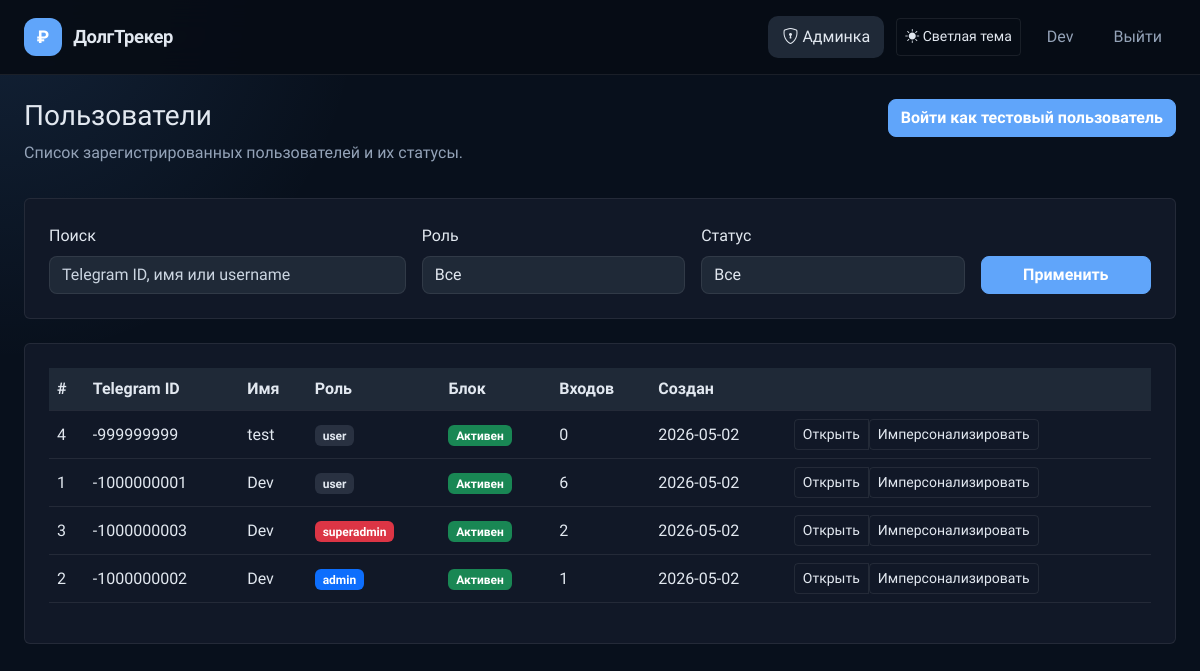
Before: /admin/users (signed in) with the older database file.
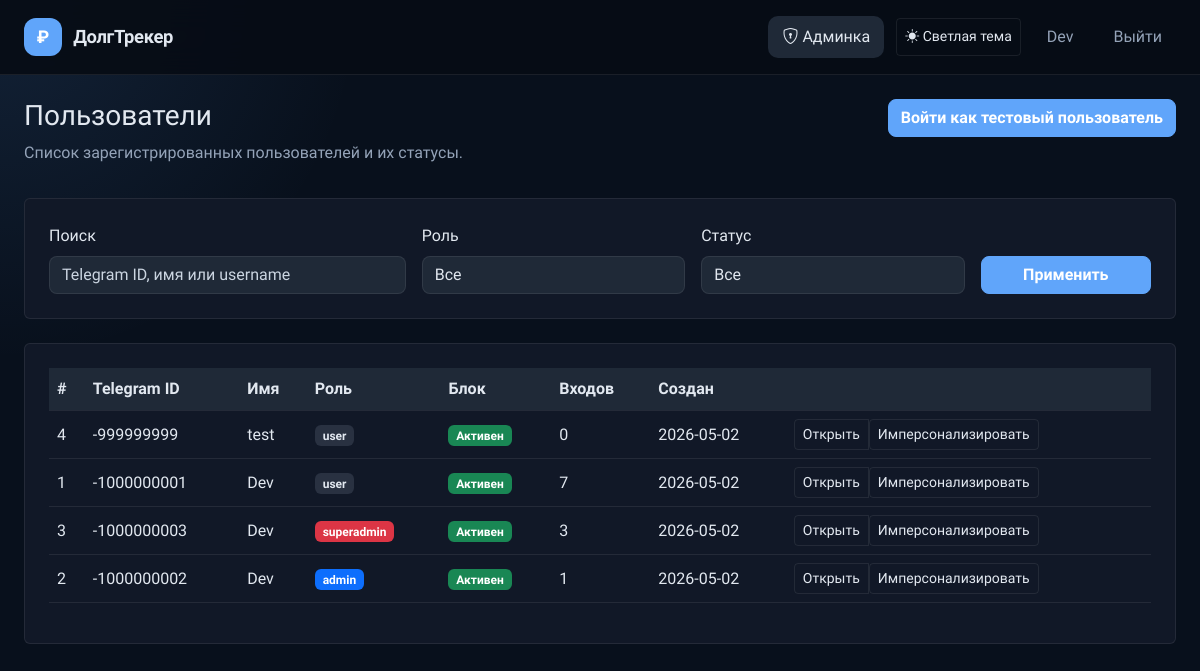
After: the same page with the newer database file.
### app/models.py (models this page shows, shortened)
class User(UserMixin, db.Model):
    __tablename__ = 'users'
    id = db.Column(db.Integer, primary_key=True)
    telegram_id = db.Column(db.BigInteger, unique=True, nullable=False)
    username = db.Column(db.String(80), nullable=True)
    first_name = db.Column(db.String(100), nullable=True)
    last_name = db.Column(db.String(100), nullable=True)
    photo_url = db.Column(db.String(255), nullable=True)
    auth_date = db.Column(db.DateTime, nullable=True)
    created_at = db.Column(db.DateTime, default=datetime.utcnow, nullable=False)
    role = db.Column(db.Enum('user', 'admin', 'superadmin'), nullable=False, default='user')
    is_blocked = db.Column(db.Boolean, default=False, nullable=False)
    last_login_ip = db.Column(db.String(100), nullable=True)
    last_user_agent = db.Column(db.Text, nullable=True)
    login_count = db.Column(db.Integer, default=0, nullable=False)
    debts = db.relationship('Debt', back_populates='user', lazy=True, cascade='all, delete-orphan')
    incomes = db.relationship('Income', back_populates='user', lazy=True, cascade='all, delete-orphan')
    expenses = db.relationship('Expense', back_populates='user', lazy=True, cascade='all, delete-orphan')
    activity_logs = db.relationship('ActivityLog', back_populates='user', lazy=True, cascade='all, delete-orphan')
    @property
    def is_admin(self):
        return self.role in ('admin', 'superadmin')
    @property
    def is_superadmin(self):
        return self.role == 'superadmin'

### app/routes/admin.py (the view, shortened to what this page needs)
    @app.route('/admin/users')
    @admin_required
    def admin_users():
        role_filter = request.args.get('role')
        status_filter = request.args.get('status')
        search_query = (request.args.get('q') or '').strip()
        users_query = User.query
        if role_filter in ('user', 'admin', 'superadmin'):
            users_query = users_query.filter_by(role=role_filter)
        if status_filter == 'blocked':
            users_query = users_query.filter_by(is_blocked=True)
        elif status_filter == 'active':
            users_query = users_query.filter_by(is_blocked=False)
        users = users_query.order_by(User.role.desc(), User.created_at.desc()).all()
        return render_template('admin_users.html', users=users, role_filter=role_filter, status_filter=status_filter, q=search_query)

### app/utils.py (called while the page is built)
def get_setting(key, default=None):
    try:
        setting = AppSetting.query.filter_by(key=key).first()
        return setting.value if setting else default
    except Exception:
        return default

def get_dictionary_values(dictionary_type):
    try:
        entries = DictionaryEntry.query.filter_by(dictionary_type=dictionary_type, is_active=True).order_by(DictionaryEntry.value.asc()).all()
        return [entry.value for entry in entries]
    except Exception:
        return []

def admin_required(view):
    @wraps(view)
    def wrapper(*args, **kwargs):
        if not getattr(current_user, 'is_authenticated', False) or not getattr(current_user, 'is_admin', False):
            return redirect(url_for('index'))
        return view(*args, **kwargs)
    return wrapper

### templates/admin_users.html (shortened to what this page needs)
{% extends 'base.html' %}
{% block content %}
<div class="d-flex justify-content-between align-items-start mb-3">
    <div>
        <h1 class="h3">Пользователи</h1>
        <p class="text-muted">Список зарегистрированных пользователей и их статусы.</p>
    </div>
    <form method="post" action="{{ url_for('admin_impersonate_test') }}">
        <button type="submit" class="btn btn-primary">Войти как тестовый пользователь</button>
    </form>
</div>
<div class="card p-4 mb-4">
    <form method="get" class="row g-3 align-items-end">
        <div class="col-md-4">
            <label class="form-label">Поиск</label>
            <input type="search" name="q" class="form-control" value="{{ q or '' }}" placeholder="Telegram ID, имя или username">
        </div>
        <div class="col-md-3">
            <label class="form-label">Роль</label>
            <select name="role" class="form-select">
                <option value="">Все</option>
            </select>
        </div>
        <div class="col-md-3">
            <label class="form-label">Статус</label>
            <select name="status" class="form-select">
                <option value="">Все</option>
            </select>
        </div>
        <div class="col-md-2 d-grid">
            <button type="submit" class="btn btn-primary">Применить</button>
        </div>
    </form>
</div>
<div class="card p-4">
    <div class="table-responsive">
        <table class="table table-hover align-middle">
            <thead>
                <tr>
                    <th>#</th>
                    <th>Telegram ID</th>
                    <th>Имя</th>
                    <th>Роль</th>
                    <th>Блок</th>
                    <th>Входов</th>
                    <th>Создан</th>
                    <th></th>
                </tr>
            </thead>
            <tbody>
                {% for user in users %}
                <tr>
                    <td>{{ user.id }}</td>
                    <td>{{ user.telegram_id }}</td>
                    <td>{{ user.first_name or user.username or '—' }}</td>
                    <td>
                        {% if user.role == 'superadmin' %}
                        <span class="badge bg-danger">superadmin</span>
                        {% elif user.role == 'admin' %}
                        <span class="badge bg-primary">admin</span>
                        {% else %}
                        <span class="badge bg-secondary">user</span>
                        {% endif %}
                    </td>
                    <td>{% if user.is_blocked %}<span class="badge bg-danger">Заблокирован</span>{% else %}<span class="badge bg-success">Активен</span>{% endif %}</td>
                    <td>{{ user.login_count }}</td>
                    <td>{{ user.created_at.strftime('%Y-%m-%d') if user.created_at else '—' }}</td>
                    <td>
                        <div class="btn-group" role="group">
                            <a href="{{ url_for('admin_user_detail', user_id=user.id) }}" class="btn btn-outline-primary btn-sm">Открыть</a>
                            {% if current_user.is_superadmin %}
                            <form method="post" action="{{ url_for('admin_impersonate_user', user_id=user.id) }}" class="d-inline">
                                <button type="submit" class="btn btn-outline-success btn-sm">Имперсонализировать</button>
                            </form>
                            {% endif %}
                        </div>
                    </td>
                </tr>
                {% else %}
                <tr>
                    <td colspan="8" class="text-center text-muted">Нет пользователей.</td>
                </tr>
                {% endfor %}
            </tbody>
        </table>
    </div>
</div>
{% endblock %}

### templates/base.html (shortened to what this page needs)
<!DOCTYPE html>
<html lang="ru" data-theme="dark" data-bs-theme="dark">
<head>
    <link href="https://cdn.jsdelivr.net/npm/bootstrap@5.3.2/dist/css/bootstrap.min.css" rel="stylesheet">
    <link href="https://cdn.jsdelivr.net/npm/bootstrap-icons@1.11.3/font/bootstrap-icons.css" rel="stylesheet">
    <link href="{{ url_for('static', filename='css/style.css') }}" rel="stylesheet">
</head>
<body>
<nav class="navbar navbar-expand-lg">
    <div class="container-fluid px-4">
        <a class="navbar-brand" href="/">
            <span class="brand-icon">₽</span>
            <span class="brand-text">{{ app_name }}</span>
        </a>
        <div class="collapse navbar-collapse" id="navbarNav">
            <ul class="navbar-nav ms-auto align-items-center gap-1">
                {% set show_user_nav = not (current_user.is_authenticated and current_user.is_admin and request.path.startswith('/admin')) %}
                {% if current_user.is_authenticated and current_user.is_admin %}
                <li class="nav-item">
                    <a class="nav-link {% if request.path.startswith('/admin') %}active{% endif %}" href="{{ url_for('admin_dashboard') }}">
                        <i class="bi bi-shield-lock me-1"></i>Админка
                    </a>
                </li>
                {% endif %}
                <li class="nav-item ms-2">
                    <button id="themeToggleBtn" class="btn btn-outline-secondary btn-sm" type="button" aria-label="Переключить тему"></button>
                </li>
                <li class="nav-item ms-2">
                    {% if current_user.is_authenticated %}
                    <span class="nav-link disabled pe-0">{{ current_user.first_name or current_user.username or 'Пользователь' }}</span>
                    {% endif %}
                </li>
                <li class="nav-item ms-2">
                    {% if current_user.is_authenticated %}
                    <a class="nav-link" href="{{ url_for('logout') }}">Выйти</a>
                    {% else %}
                    <a class="nav-link" href="{{ url_for('login') }}">Войти</a>
                    {% endif %}
                </li>
            </ul>
        </div>
    </div>
</nav>
<main class="app-main container-fluid px-4 py-4">
    {% block content %}{% endblock %}
</main>
</body>
</html>

Changed rows visible on the page:
changed User id 3: login_count "2" → "3"
changed User id 1: login_count "6" → "7"
